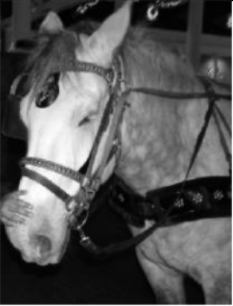
#> input picture iit2019042/h.png, 233 x 306 px, given in place of hist_equal2.jpg, which was not available
$ jupyter execute Untitled.ipynb   (shell and % lines are left out)
#> lines starting #> are read from the running program, lines starting #| are printed output that depends on the picture; after the words box and inside, x2 and y2 are one past the last pixel; in counts of white or black regions, pixels touching at a corner belong together; pictures that were not available may be replaced by others from this repository, and a replacement may not be noted
[cell 1]
import sys
import cv2
import numpy as np
image = cv2.imread("hist_equal2.jpg")
#> image is the input picture: shape (306, 233, 3); min 0, max 254, mean 85.5
gray_image = cv2.cvtColor(image, cv2.COLOR_BGR2GRAY)
img1 = gray_image

img=gray_image


gray_level=np.arange(0,256)

Nk=np.zeros(256)
for i in img:
    for j in i:
        Nk[j]=Nk[j]+1
#> after the loop, Nk = 256 values, max 1707 at index 11, min 0 at index 255, mean 278.5


NPixels=Nk.sum()
#> NPixels = 71298


pdf=np.zeros(256)
for i in range(256):
    pdf[i]=Nk[i]/NPixels
#> after the loop, pdf = 256 values, max 0.0239 at index 11, min 0 at index 255, mean 0.00391


cdf=np.zeros(256)
cdf[0]=pdf[0]
for i in range(1,256):
    cdf[i]=cdf[i-1]+pdf[i]
#> after the loop, cdf = 256 values from 0.000266 to 1


hel=np.zeros(256)
for i in range(256):
    hel[i]=round(cdf[i]*255)
#> after the loop, hel = 256 values from 0 to 255


equalized_img=np.zeros((img.shape[0],img.shape[1]))
for i in range(equalized_img.shape[0]):
    for j in range(equalized_img.shape[1]):
        equalized_img[i,j]=hel[img[i,j]]
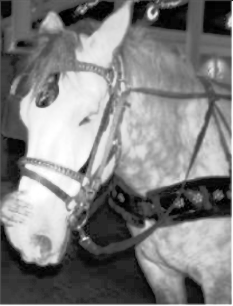
#> equalized_img: shape (306, 233) float64; min 0, max 255, mean 128.4


cv2.imshow('image',equalized_img)
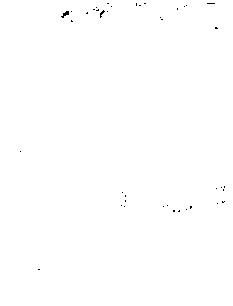
#> window 'image': shape (306, 233); 99.8% white; black in thin lines or dots, all inside (x1, y1, x2, y2) = (20, 3, 225, 270)
new_img = cv2.imread("img.png")
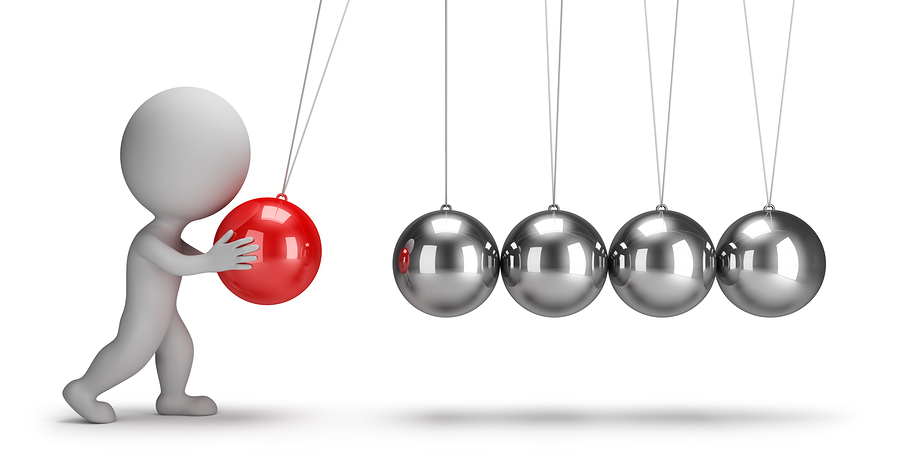
#> input picture iit2019042/img.jpg, 900 x 470 px, given in place of img.png, which was not available
#> new_img is the input picture: shape (470, 900, 3); mean B, G, R 232.2, 232.1, 235.5
cv2.waitKey(0)

#closing all open windows
cv2.destroyAllWindows()
